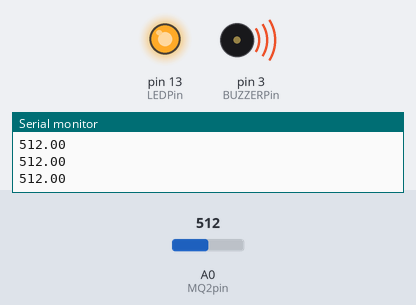
The sketch below on a simulated Arduino Uno, built with avr-gcc and run on an emulated ATmega328P. Parts: output pins drawn as LEDs (lit = HIGH), buzzer (waves = sounding), the last lines printed to the serial monitor. The test bench sets the inputs (shaded band); at power-on: A0 (MQ2pin) = 512.

Above: at 1.3 s.
1.4 s: A0 (MQ2pin) set to 488
2.9 s: A0 (MQ2pin) set to 452
At 3.5 s:
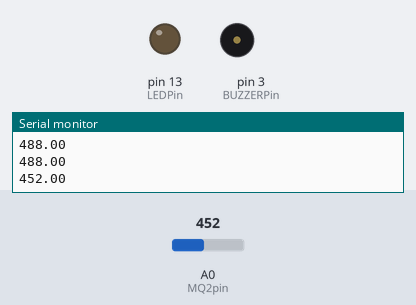
4.5 s: A0 (MQ2pin) set to 480
At 5.7 s:
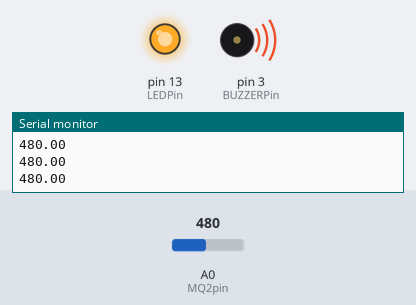
6.0 s: A0 (MQ2pin) set to 460
At 7.0 s:
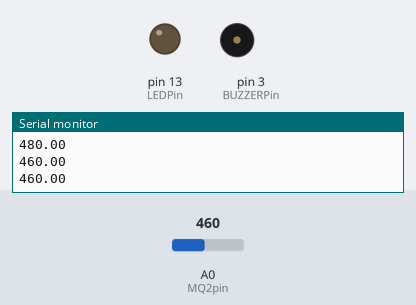
Timing chart, 0 to 8.5 s (numbered marks = the images above; inputs shaded):
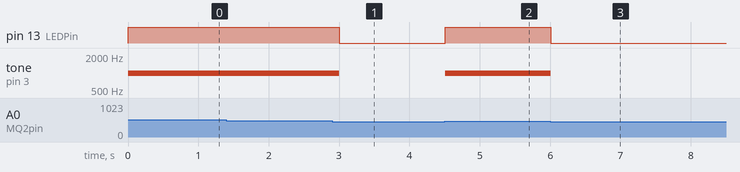

Measured:
- the behaviour switches between 470 and 469 on A0 (MQ2pin) (found by bisection; images 0 and 1)
- after the input at 2.9 s, pin 13 (LEDPin): HIGH → LOW after 0.10 s; tone on pin 3 (BUZZERPin): 1000 Hz → silent after 0.10 s
- after the input at 4.5 s, pin 13 (LEDPin): LOW → HIGH at once; tone on pin 3 (BUZZERPin): silent → 1000 Hz at once
- after the input at 6.0 s, pin 13 (LEDPin): HIGH → LOW at once; tone on pin 3 (BUZZERPin): 1000 Hz → silent at once

The sketch:

interfacing_gas_sensor_with_arduino1.ino
```cpp
//C++ Code
//Author: Piyush Mishra

int LEDPin = 13;
int BUZZERPin = 3;

const int gas = 0;
int MQ2pin = A0;


void setup() {
  Serial.begin(9600);
  pinMode(LEDPin,OUTPUT);
  pinMode(BUZZERPin,OUTPUT);
}

void loop() {
 float sensorValue;
 sensorValue = analogRead(MQ2pin);
 Serial.println(sensorValue);

 if(sensorValue >= 470){
   digitalWrite(LEDPin,HIGH);
   tone(BUZZERPin,1000);
 }
 else{
   digitalWrite(LEDPin,LOW);
   noTone(BUZZERPin);
  }
 delay(500);
}
```
